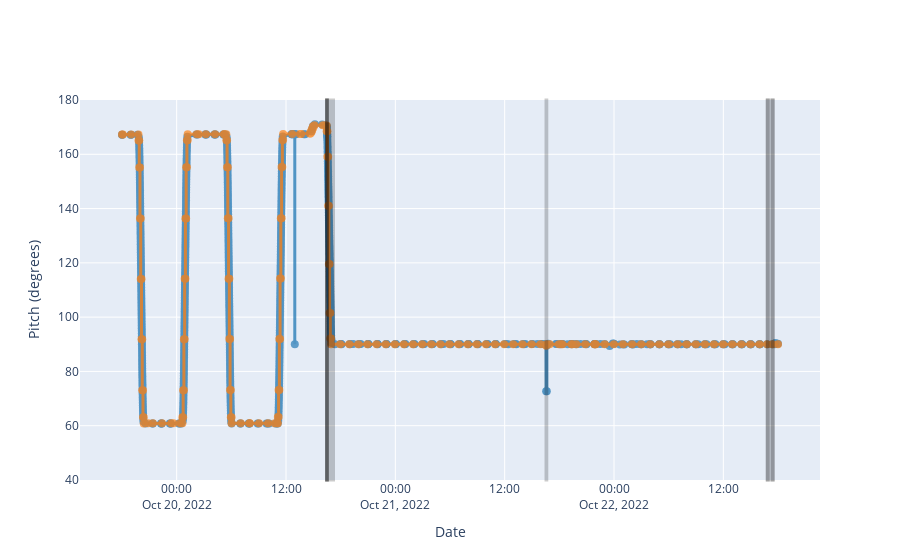

The notebook cell this image was saved under:
### Code cell
fig = vp.get_plot_figure()
fig.show()

### Figure 1 — Plotly figure (JSON) as saved in the notebook; plotly's stock layout.template omitted (floating-point values rounded to 4 significant figures; data arrays with more than 128 entries replaced by an {"elided": "..."} marker saying what was removed)
{"data": [{"hovertemplate": "%{x|%Y:%j:%H:%M:%S} %{y}", "line": {"color": "#1f77b4", "width": 3}, "marker": {"opacity": 0.9, "size": 8}, "mode": "lines+markers", "name": "Telem", "opacity": 0.75, "showlegend": false, "type": "scatter", "x": {"elided": "742 str values"}, "y": {"elided": "742 float values"}}, {"hovertemplate": "%{x|%Y:%j:%H:%M:%S} %{y}", "line": {"color": "#ff7f0e", "width": 3}, "marker": {"opacity": 0.9, "size": 8}, "mode": "lines+markers", "name": "State", "opacity": 0.75, "showlegend": false, "type": "scatter", "x": {"elided": "181 str values"}, "y": {"elided": "181 float values"}}], "layout": {"shapes": [{"fillcolor": "black", "line": {"color": "black", "width": 3}, "opacity": 0.2, "type": "rect", "x0": "2022-10-20T16:27:00", "x1": "2022-10-20T16:30:00", "xref": "x", "y0": 0, "y1": 1, "yref": "y domain"}, {"fillcolor": "black", "line": {"color": "black", "width": 3}, "opacity": 0.2, "type": "rect", "x0": "2022-10-20T16:27:49", "x1": "2022-10-20T17:12:49", "xref": "x", "y0": 0, "y1": 1, "yref": "y domain"}, {"fillcolor": "black", "line": {"color": "black", "width": 3}, "opacity": 0.2, "type": "rect", "x0": "2022-10-20T16:27:57.429000", "x1": "2022-10-20T16:32:59.479000", "xref": "x", "y0": 0, "y1": 1, "yref": "y domain"}, {"fillcolor": "black", "line": {"color": "black", "width": 3}, "opacity": 0.2, "type": "rect", "x0": "2022-10-20T16:27:59.479000", "x1": "2022-10-20T16:33:00.504000", "xref": "x", "y0": 0, "y1": 1, "yref": "y domain"}, {"fillcolor": "black", "line": {"color": "black", "width": 3}, "opacity": 0.2, "type": "rect", "x0": "2022-10-21T16:32:25.285000", "x1": "2022-10-21T16:37:27.347000", "xref": "x", "y0": 0, "y1": 1, "yref": "y domain"}, {"fillcolor": "black", "line": {"color": "black", "width": 3}, "opacity": 0.2, "type": "rect", "x0": "2022-10-22T16:48:09.260000", "x1": "2022-10-22T16:54:49.722000", "xref": "x", "y0": 0, "y1": 1, "yref": "y domain"}, {"fillcolor": "black", "line": {"color": "black", "width": 3}, "opacity": 0.2, "type": "rect", "x0": "2022-10-22T16:50:22.339000", "x1": "2022-10-22T17:27:56.002000", "xref": "x", "y0": 0, "y1": 1, "yref": "y domain"}, {"fillcolor": "black", "line": {"color": "black", "width": 3}, "opacity": 0.2, "type": "rect", "x0": "2022-10-22T17:22:56.002000", "x1": "2022-10-22T17:27:57.027000", "xref": "x", "y0": 0, "y1": 1, "yref": "y domain"}], "xaxis": {"title": {"text": "Date"}}, "yaxis": {"range": [40, 180], "title": {"text": "Pitch (degrees)"}}}}
